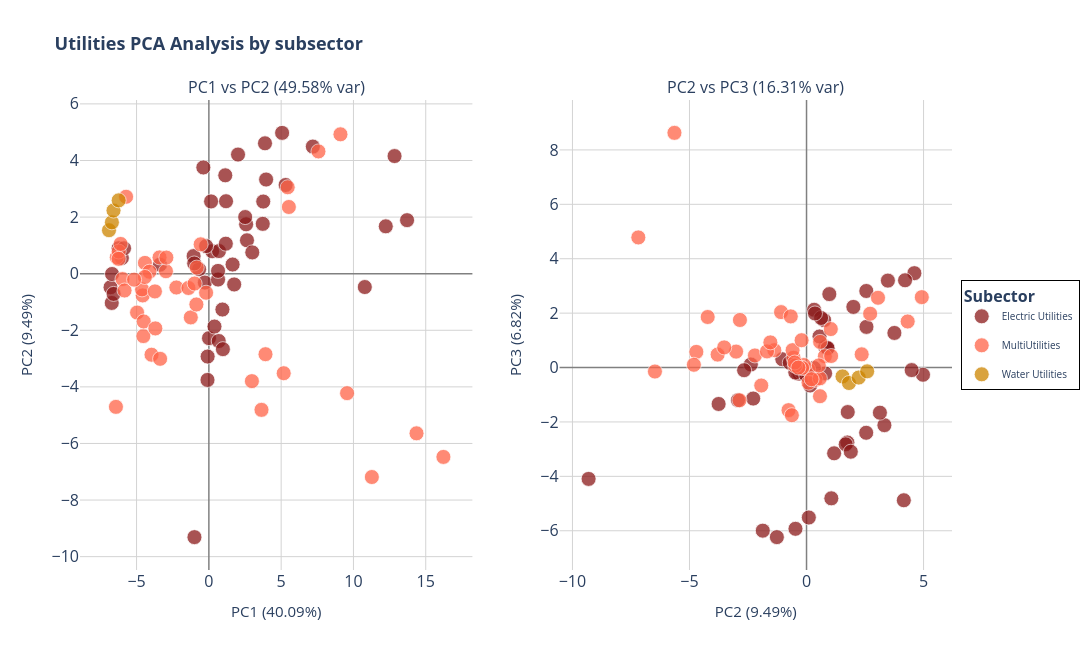

Here is the notebook cell this chart was saved with:
### Code cell
###>> Plot3: Interactive 2D PCA with 2 subplots

fig = make_subplots(
    rows=1, cols=2,
    subplot_titles=(
        f'PC1 vs PC2 ({(pca.explained_variance_ratio_[0] + pca.explained_variance_ratio_[1])*100:.2f}% var)',
        f'PC2 vs PC3 ({(pca.explained_variance_ratio_[1] + pca.explained_variance_ratio_[2])*100:.2f}% var)'
    )
)

# Create sector to color mapping
sectors = sorted(df_pca_plot['Subsector'].unique())
sector_colors = {sector: r_palette[i % len(r_palette)] 
                 for i, sector in enumerate(sectors)}

# PC1 vs PC2
for sector in sectors:
    sector_data = df_pca_plot[df_pca_plot['Subsector'] == sector]
    
    fig.add_trace(
        go.Scatter(x=sector_data['PC1'],y=sector_data['PC2'],
                   mode='markers',name=sector,
                   marker=dict(size=15,
                               color=sector_colors[sector],
                               opacity=0.75,
                               line=dict(width=0.8, color='white')),
                               text=sector_data['Ticker'],
                               hovertemplate='<b>%{text}</b><br>' +
                               f'{sector}<br>' +
                               'PC1: %{x:.2f}<br>' +
                               'PC2: %{y:.2f}<br>' +
                            '<extra></extra>',
                            legendgroup=sector,
                            showlegend=True
                            ),
                          row=1, col=1
                          )

# PC2 vs PC3
for sector in sectors:
    sector_data = df_pca_plot[df_pca_plot['Subsector'] == sector]
    
    fig.add_trace(
        go.Scatter(x=sector_data['PC2'],y=sector_data['PC3'],
                   mode='markers',name=sector,
                   marker=dict(size=15,
                               color=sector_colors[sector],
                               opacity=0.75,
                               line=dict(width=0.8, color='white')),
                               text=sector_data['Ticker'],
                               hovertemplate='<b>%{text}</b><br>' +
                               f'{sector}<br>' +
                               'PC2: %{x:.2f}<br>' +
                               'PC3: %{y:.2f}<br>' +
                            '<extra></extra>',
                            legendgroup=sector,
                            showlegend=False
                            ),
                        row=1, col=2
                        )

# Update axes
fig.update_xaxes(
    title_text=f'PC1 ({pca.explained_variance_ratio_[0]*100:.2f}%)',
    title_font=dict(size=15),  
    gridcolor='lightgray',
    showgrid=True,
    zeroline=True,
    zerolinecolor='gray',
    zerolinewidth=1.5,
    row=1, col=1
)
fig.update_yaxes(
    title_text=f'PC2 ({pca.explained_variance_ratio_[1]*100:.2f}%)',
    title_font=dict(size=15),  
    gridcolor='lightgray',
    showgrid=True,
    zeroline=True,
    zerolinecolor='gray',
    zerolinewidth=1.5,
    row=1, col=1
)
fig.update_xaxes(
    title_text=f'PC2 ({pca.explained_variance_ratio_[1]*100:.2f}%)',
    title_font=dict(size=15),  
    gridcolor='lightgray',
    showgrid=True,
    zeroline=True,
    zerolinecolor='gray',
    zerolinewidth=1.5,
    row=1, col=2
)
fig.update_yaxes(
    title_text=f'PC3 ({pca.explained_variance_ratio_[2]*100:.2f}%)',
    title_font=dict(size=15),  
    gridcolor='lightgray',
    showgrid=True,
    zeroline=True,
    zerolinecolor='gray',
    zerolinewidth=1.5,
    row=1, col=2
)

fig.update_layout(
    width=1500,
    height=650,
    title_text="<b>Utilities PCA Analysis by subsector</b>",
    title_font_size=18,
    hovermode='closest',
    plot_bgcolor='white',
    legend=dict(
        title=dict(text='<b>Subector</b>', font=dict(size=16)),
        yanchor="middle",
        y=0.5,
        xanchor="left",
        x=1.01,
        bgcolor="rgba(255,255,255,0.95)",
        bordercolor="black",
        borderwidth=1,
        font=dict(size=10)
    )
)
fig.update_xaxes(tickfont=dict(size=16))
fig.update_yaxes(tickfont=dict(size=16))
fig.show()

## >> save as html and png for sharing
FILE_NAME = f"Util_subsector_pca_PC1_PC2_PC3_test14"
fig.write_html(f"{HTML_PATH}/{FILE_NAME}.html")
fig.write_image(f"{FIG_PATH}/{FILE_NAME}.png",
               width=1500, height=650,
               scale=3          # Scale factor (like DPI multiplier)
               )

# allow to open automatically in the default browser
# import webbrowser
webbrowser.open(f"{HTML_PATH}/{FILE_NAME}.html")

### Figure 1 — Plotly figure (JSON) as saved in the notebook; plotly's stock layout.template omitted (floating-point values rounded to 4 significant figures)
{"data": [{"hovertemplate": "<b>%{text}</b><br>Electric Utilities<br>PC1: %{x:.2f}<br>PC2: %{y:.2f}<br><extra></extra>", "legendgroup": "Electric Utilities", "marker": {"color": "#8B1A1A", "line": {"color": "white", "width": 0.8}, "opacity": 0.75, "size": 15}, "mode": "markers", "name": "Electric Utilities", "showlegend": true, "text": ["AEP", "AEP", "AEP", "AEP", "D", "D", "D", "D", "DUK", "DUK", "DUK", "DUK", "ED", "ED", "ED", "ED", "EIX", "EIX", "EIX", "EIX", "ETR", "ETR", "ETR", "ETR", "FE", "FE", "FE", "FE", "LNT", "LNT", "LNT", "LNT", "PEG", "PEG", "PEG", "PEG", "PPL", "PPL", "PPL", "PPL", "SO", "SO", "SO", "SO", "WEC", "WEC", "WEC", "WEC"], "type": "scatter", "x": [2.636, 2.577, 3.761, 3.959, 1.751, 2.513, 3.003, 3.882, 10.79, 12.24, 13.71, 12.84, -0.6741, -0.2767, 0.2272, 0.6986, 0.009301, 0.6827, 1.641, 0.6363, -0.08493, -0.09436, 0.9699, -0.9968, 1.172, 0.9381, 0.3881, 0.6358, -6.718, -6.801, -6.591, -6.696, -1.055, -1.013, -0.191, 0.1532, 1.188, 1.135, 2.017, -0.3815, 5.067, 3.728, 5.309, 7.191, -6.247, -6.018, -5.866, -3.386], "xaxis": "x", "y": [1.179, 1.745, 2.548, 3.327, -0.3812, 2.001, 0.7526, 4.607, -0.4722, 1.673, 1.891, 4.156, 0.1551, -0.3144, 0.7938, 0.7982, -2.278, -2.38, 0.3238, -0.2063, -2.929, -3.755, -2.668, -9.31, 1.059, -1.267, -1.869, 0.09768, -1.034, -0.4788, -0.7149, -0.01131, 0.622, 0.3602, 0.9742, 2.554, 2.56, 3.476, 4.209, 3.754, 4.976, 1.761, 3.134, 4.491, 0.8986, 0.5549, 0.8977, 0.3174], "yaxis": "y"}, {"hovertemplate": "<b>%{text}</b><br>MultiUtilities<br>PC1: %{x:.2f}<br>PC2: %{y:.2f}<br><extra></extra>", "legendgroup": "MultiUtilities", "marker": {"color": "#FF6347", "line": {"color": "white", "width": 0.8}, "opacity": 0.75, "size": 15}, "mode": "markers", "name": "MultiUtilities", "showlegend": true, "text": ["AEE", "AEE", "AEE", "AEE", "CMS", "CMS", "CMS", "CMS", "CNP", "CNP", "CNP", "CNP", "ES", "ES", "ES", "ES", "EXC", "EXC", "EXC", "EXC", "NEE", "NEE", "NEE", "NEE", "PCG", "PCG", "PCG", "PCG", "PNW", "PNW", "PNW", "PNW", "SCG", "SCG", "SCG", "SCG", "SRE", "SRE", "SRE", "SRE", "XEL", "XEL", "XEL", "XEL"], "type": "scatter", "x": [-4.531, -4.575, -4.422, -4.111, -4.965, -4.507, -4.624, -4.426, -3.702, -3.966, -3.372, -6.428, -3.731, -3.412, -2.968, -2.94, 9.559, 11.27, 14.36, 16.22, 5.452, 5.532, 7.58, 9.101, 2.977, 3.917, 3.64, 5.176, -6.371, -6.235, -6.242, -6.106, -5.976, -5.833, -5.171, -5.725, -1.249, -0.8633, -0.1916, -0.567, -2.247, -1.412, -0.985, -0.8394], "xaxis": "x", "y": [-2.205, -0.7683, 0.3809, 0.06915, -1.375, -1.689, -0.5561, -0.1162, -1.934, -2.864, -3.009, -4.707, -0.6268, 0.5743, 0.08726, 0.5689, -4.222, -7.186, -5.642, -6.476, 3.054, 2.357, 4.321, 4.925, -3.798, -2.845, -4.813, -3.518, 0.5796, 0.7827, 0.5247, 1.051, -0.1887, -0.5948, -0.2105, 2.718, -1.545, -1.089, -0.6734, 1.037, -0.488, -0.506, -0.3487, 0.2155], "yaxis": "y"}, {"hovertemplate": "<b>%{text}</b><br>Water Utilities<br>PC1: %{x:.2f}<br>PC2: %{y:.2f}<br><extra></extra>", "legendgroup": "Water Utilities", "marker": {"color": "#CD8500", "line": {"color": "white", "width": 0.8}, "opacity": 0.75, "size": 15}, "mode": "markers", "name": "Water Utilities", "showlegend": true, "text": ["AWK", "AWK", "AWK", "AWK"], "type": "scatter", "x": [-6.908, -6.707, -6.595, -6.238], "xaxis": "x", "y": [1.536, 1.814, 2.23, 2.591], "yaxis": "y"}, {"hovertemplate": "<b>%{text}</b><br>Electric Utilities<br>PC2: %{x:.2f}<br>PC3: %{y:.2f}<br><extra></extra>", "legendgroup": "Electric Utilities", "marker": {"color": "#8B1A1A", "line": {"color": "white", "width": 0.8}, "opacity": 0.75, "size": 15}, "mode": "markers", "name": "Electric Utilities", "showlegend": false, "text": ["AEP", "AEP", "AEP", "AEP", "D", "D", "D", "D", "DUK", "DUK", "DUK", "DUK", "ED", "ED", "ED", "ED", "EIX", "EIX", "EIX", "EIX", "ETR", "ETR", "ETR", "ETR", "FE", "FE", "FE", "FE", "LNT", "LNT", "LNT", "LNT", "PEG", "PEG", "PEG", "PEG", "PPL", "PPL", "PPL", "PPL", "SO", "SO", "SO", "SO", "WEC", "WEC", "WEC", "WEC"], "type": "scatter", "x": [1.179, 1.745, 2.548, 3.327, -0.3812, 2.001, 0.7526, 4.607, -0.4722, 1.673, 1.891, 4.156, 0.1551, -0.3144, 0.7938, 0.7982, -2.278, -2.38, 0.3238, -0.2063, -2.929, -3.755, -2.668, -9.31, 1.059, -1.267, -1.869, 0.09768, -1.034, -0.4788, -0.7149, -0.01131, 0.622, 0.3602, 0.9742, 2.554, 2.56, 3.476, 4.209, 3.754, 4.976, 1.761, 3.134, 4.491, 0.8986, 0.5549, 0.8977, 0.3174], "xaxis": "x2", "y": [-3.153, -2.755, -2.398, -2.118, -0.221, 2.228, 1.743, 3.469, -5.929, -2.822, -3.094, -4.879, -0.6584, -0.2219, -0.215, 0.765, -1.141, 0.1112, 2.123, -0.1686, -1.2, -1.339, -0.09845, -4.094, -4.809, -6.234, -5.997, -5.513, 0.3047, -0.1827, 0.1749, -0.2878, 1.822, 1.988, 2.7, 2.814, 1.494, 3.195, 3.208, 1.271, -0.2653, -1.637, -1.66, -0.09418, 0.7128, 1.142, 0.7127, -0.01916], "yaxis": "y2"}, {"hovertemplate": "<b>%{text}</b><br>MultiUtilities<br>PC2: %{x:.2f}<br>PC3: %{y:.2f}<br><extra></extra>", "legendgroup": "MultiUtilities", "marker": {"color": "#FF6347", "line": {"color": "white", "width": 0.8}, "opacity": 0.75, "size": 15}, "mode": "markers", "name": "MultiUtilities", "showlegend": false, "text": ["AEE", "AEE", "AEE", "AEE", "CMS", "CMS", "CMS", "CMS", "CNP", "CNP", "CNP", "CNP", "ES", "ES", "ES", "ES", "EXC", "EXC", "EXC", "EXC", "NEE", "NEE", "NEE", "NEE", "PCG", "PCG", "PCG", "PCG", "PNW", "PNW", "PNW", "PNW", "SCG", "SCG", "SCG", "SCG", "SRE", "SRE", "SRE", "SRE", "XEL", "XEL", "XEL", "XEL"], "type": "scatter", "x": [-2.205, -0.7683, 0.3809, 0.06915, -1.375, -1.689, -0.5561, -0.1162, -1.934, -2.864, -3.009, -4.707, -0.6268, 0.5743, 0.08726, 0.5689, -4.222, -7.186, -5.642, -6.476, 3.054, 2.357, 4.321, 4.925, -3.798, -2.845, -4.813, -3.518, 0.5796, 0.7827, 0.5247, 1.051, -0.1887, -0.5948, -0.2105, 2.718, -1.545, -1.089, -0.6734, 1.037, -0.488, -0.506, -0.3487, 0.2155], "xaxis": "x2", "y": [0.443, -1.566, -0.4514, -0.0726, 0.638, 0.5936, 0.3596, 0.09271, -0.6617, -1.203, 0.5856, 0.5754, -1.753, -1.055, -0.5575, -0.3984, 1.858, 4.783, 8.626, -0.1465, 2.564, 0.485, 1.693, 2.588, 0.4762, 1.747, 0.1013, 0.7401, 0.9435, 0.4138, 0.07764, 0.4238, -0.01514, 0.639, 1.005, 1.978, 0.9248, 2.037, 1.88, 1.414, 0.06854, 0.1845, -0.002278, -0.429], "yaxis": "y2"}, {"hovertemplate": "<b>%{text}</b><br>Water Utilities<br>PC2: %{x:.2f}<br>PC3: %{y:.2f}<br><extra></extra>", "legendgroup": "Water Utilities", "marker": {"color": "#CD8500", "line": {"color": "white", "width": 0.8}, "opacity": 0.75, "size": 15}, "mode": "markers", "name": "Water Utilities", "showlegend": false, "text": ["AWK", "AWK", "AWK", "AWK"], "type": "scatter", "x": [1.536, 1.814, 2.23, 2.591], "xaxis": "x2", "y": [-0.326, -0.5693, -0.3681, -0.1398], "yaxis": "y2"}], "layout": {"annotations": [{"font": {"size": 16}, "showarrow": false, "text": "PC1 vs PC2 (49.58% var)", "x": 0.225, "xanchor": "center", "xref": "paper", "y": 1, "yanchor": "bottom", "yref": "paper"}, {"font": {"size": 16}, "showarrow": false, "text": "PC2 vs PC3 (16.31% var)", "x": 0.775, "xanchor": "center", "xref": "paper", "y": 1, "yanchor": "bottom", "yref": "paper"}], "height": 650, "hovermode": "closest", "legend": {"bgcolor": "rgba(255,255,255,0.95)", "bordercolor": "black", "borderwidth": 1, "font": {"size": 10}, "title": {"font": {"size": 16}, "text": "<b>Subector</b>"}, "x": 1.01, "xanchor": "left", "y": 0.5, "yanchor": "middle"}, "plot_bgcolor": "white", "title": {"font": {"size": 18}, "text": "<b>Utilities PCA Analysis by subsector</b>"}, "width": 1500, "xaxis": {"anchor": "y", "domain": [0, 0.45], "gridcolor": "lightgray", "showgrid": true, "tickfont": {"size": 16}, "title": {"font": {"size": 15}, "text": "PC1 (40.09%)"}, "zeroline": true, "zerolinecolor": "gray", "zerolinewidth": 1.5}, "xaxis2": {"anchor": "y2", "domain": [0.55, 1], "gridcolor": "lightgray", "showgrid": true, "tickfont": {"size": 16}, "title": {"font": {"size": 15}, "text": "PC2 (9.49%)"}, "zeroline": true, "zerolinecolor": "gray", "zerolinewidth": 1.5}, "yaxis": {"anchor": "x", "domain": [0, 1], "gridcolor": "lightgray", "showgrid": true, "tickfont": {"size": 16}, "title": {"font": {"size": 15}, "text": "PC2 (9.49%)"}, "zeroline": true, "zerolinecolor": "gray", "zerolinewidth": 1.5}, "yaxis2": {"anchor": "x2", "domain": [0, 1], "gridcolor": "lightgray", "showgrid": true, "tickfont": {"size": 16}, "title": {"font": {"size": 15}, "text": "PC3 (6.82%)"}, "zeroline": true, "zerolinecolor": "gray", "zerolinewidth": 1.5}}}
